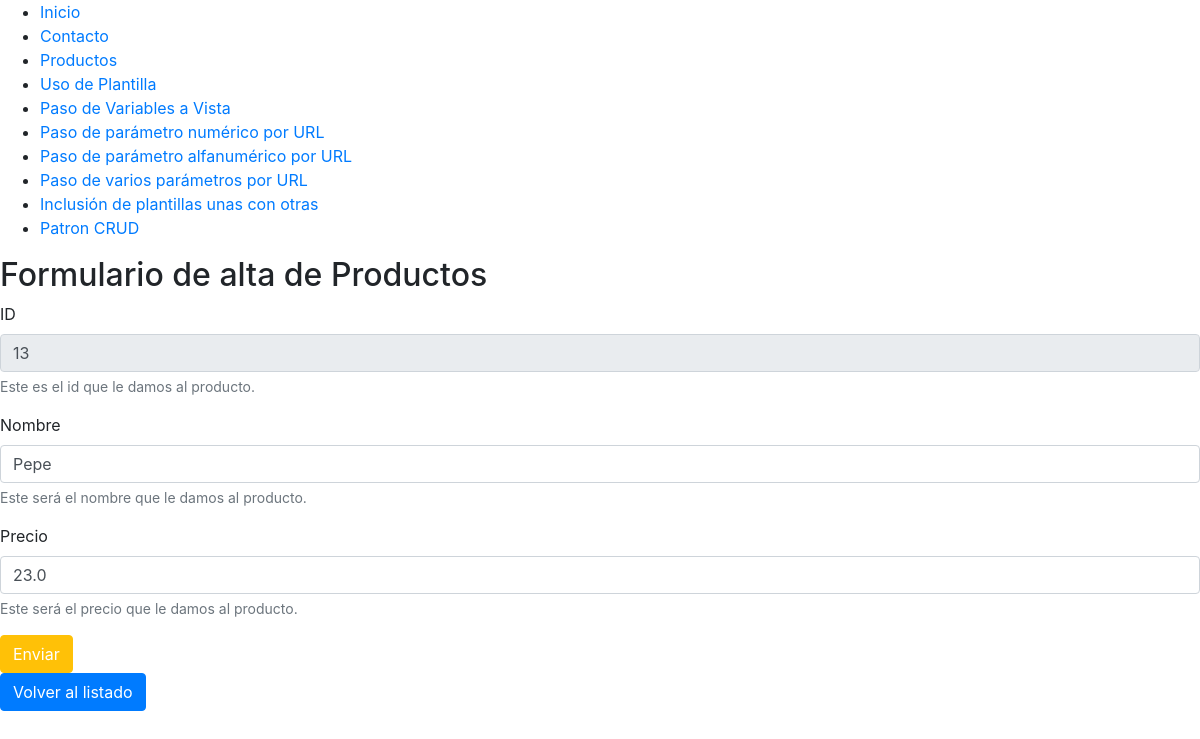
The app's page /crud/edit/13 with its own data.
### crud/models.py (models this page shows, shortened)
class Producto(models.Model):
    nombre = models.CharField(max_length=200)
    precio = models.FloatField(null=True, blank=True)

### crud/views.py (the view)
# urls.py: path('edit/<int:id>', views.editForm, name='edit-form-product'),
def editForm(request, id):
    mititulo = "Formulario de alta de Productos"
    template = loader.get_template('crud/editForm.html')
    producto = Producto.objects.get(pk=id)
    """
    producto = {
        'id': id,
        'nombre': "HDD 4TB",
        'precio': 35
    }
    """
    context = {
        'titulo': mititulo,
        'producto': producto
    }
    return HttpResponse(template.render(context, request))

### crud/templates/crud/editForm.html (shortened to what this page needs)
{% include "miapp/header.html" %}
<h2>{{ titulo }}</h2>
<div>
    <form action="{% url 'crud:save-edit-product' producto.id %}" method="post">
        <div class="form-group">
            <label for="iden">ID</label>
            <input  type="text" name="iden" id="iden" disabled class="form-control"
                    placeholder="introduzca nombre" value="{{  producto.id }}"
                    aria-describedby="idHelp"/>
            <small id="idHelp" class="form-text text-muted">Este es el id que le damos al producto.</small>
        </div>
        <div class="form-group">
            <label for="nombre">Nombre</label>
            <input  type="text" name="nombre" id="nombre" class="form-control"
                    placeholder="introduzca nombre" value="{{  producto.nombre }}"
                    aria-describedby="nombreHelp"/>
            <small id="nombreHelp" class="form-text text-muted">Este será el nombre que le damos al producto.</small>
        </div>
        <div class="form-group">
            <label for="precio">Precio</label>
            <input  type="number" name="precio" id="precio" class="form-control"
                    value="{{  producto.precio }}" aria-describedby="precioHelp"/>
            <small id="precioHelp" class="form-text text-muted">Este será el precio que le damos al producto.</small>
        </div>
        <input type="submit" name="submit" id="submit" value="Enviar" class="btn btn-warning"/>
    </form>
    <p><a href="{% url 'crud:index' %}"><button type="button" class="btn btn-primary">Volver al listado</button></a></p>
</div>
{% include "miapp/footer.html" %}

### crud/static/crud/estilos.css (style rules this page uses)
.btn { color: white; }

### records on screen
Producto: iden "13", nombre "Pepe", precio "23.0"

### other values on screen
{{ titulo }} "Formulario de alta de Productos"
